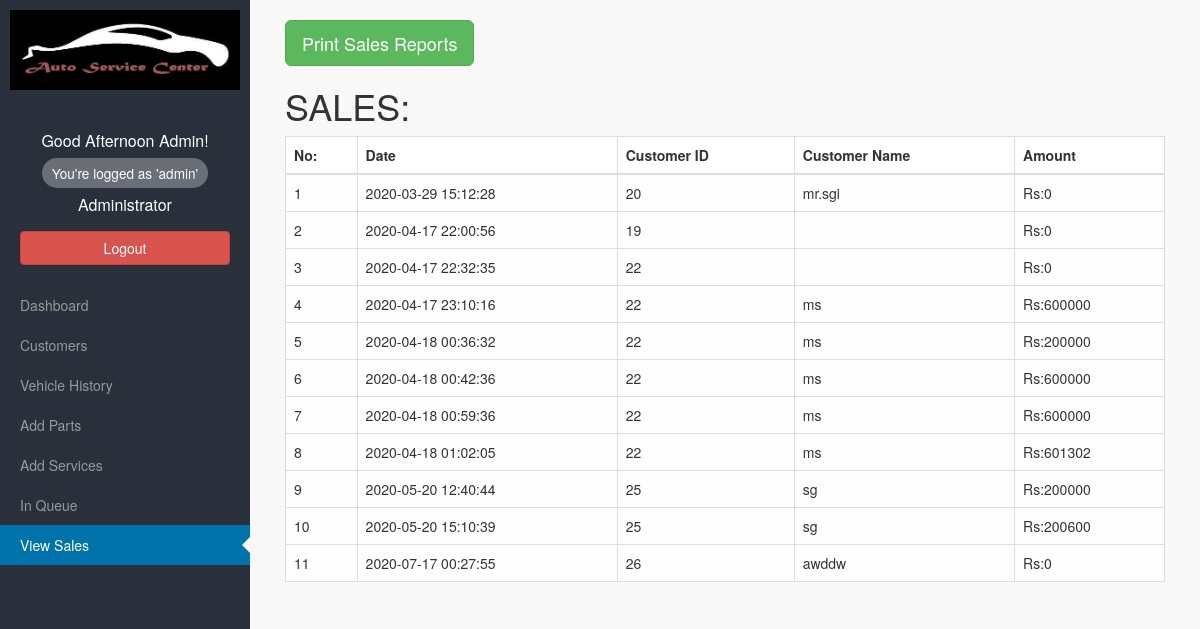
The page /auto/sales.php (signed in) on the database its author committed.
### tables this page shows
CREATE TABLE IF NOT EXISTS `sales` (
  `id` int(20) NOT NULL AUTO_INCREMENT,
  `date` datetime NOT NULL,
  `customer_id` int(20) NOT NULL,
  `customer_name` varchar(100) NOT NULL,
  `amount` int(50) NOT NULL,
  PRIMARY KEY (`id`)
);

### auto/sales.php (the view, shortened to what this page needs)
 <?php require_once 'header.php'; ?>
        <?php require_once 'sidebar.php'; ?>
        <div id="page-content-wrapper">
            <div class="container-fluid">
                <div class="row">
           <div class="col-md-12">
						<a href="report.php" class="btn btn-lg btn-success">Print Sales Reports</a>
                       <?php
									$sql1= "SELECT * FROM sales";
									$arr1=mysqli_query($con,$sql1);
									$arrr = mysqli_fetch_all($arr1);
                                  $no=count($arrr);
                                  if($no==0) : ?>
                                  <h3>No Records Found</h1>
                                <?php else: ?>
                                  <h1>SALES:</h1>
                                  <table class="table table-bordered">
                                   <thead>
                                  <tr>
                                    <th>No:</th>
                                    <th>Date</th>
                                    <th>Customer ID</th>
                                    <th>Customer Name</th>
                                    <th>Amount</th>
                                  </tr>
                                </thead>
                                <tbody>
                                <?php
                                $i=0;
                                while($i<$no)
                                {
                                  echo "<tr>
                                        <td>{$arrr[$i][0]}</td>
                                        <td>{$arrr[$i][1]}</td>
                                        <td>{$arrr[$i][2]}</td>
                                        <td>{$arrr[$i][3]}</td>
										<td>Rs:{$arrr[$i][4]}</td>
                                        </tr>";
                                  $i++;
                                }
                                ?>
                                </tbody>
                                </table>
                              </div>
            <?php endif; ?>
        </div>
    </div>
<?php require_once 'footer.php'; ?>

### auto/header.php (shortened to what this page needs)
<!DOCTYPE html>
<html lang="en">
<head>
    <link href="css/bootstrap.min.css" rel="stylesheet">
    <link href="css/bootstrap-datetimepicker.css" rel="stylesheet">
    <link href="css/main.css" rel="stylesheet">
    <link href="css/simple-sidebar.css" rel="stylesheet">
</head>
<body>
    <div id="wrapper" class="toggled">

### auto/sidebar.php (shortened to what this page needs)
<?php
$Hour = date('G');
if ( $Hour >= 5 && $Hour <= 11 ) {
    $greeting = "Good Morning";
} else if ( $Hour >= 12 && $Hour <= 18 ) {
    $greeting = "Good Afternoon";
} else if ( $Hour >= 19 || $Hour <= 4 ) {
    $greeting = "Good Evening";
}
$user = $_SESSION['user'];
?>
        <div id="sidebar-wrapper">
            <ul class="sidebar-nav">
                <li class="sidebar-brand">
                    <a href="#">
                        <div class="logo"></div>
                    </a>
                    <div id="logged-in-info">
                        <span><?php echo $greeting . ' ' . $user['fname']; ?>! <br> <small>You're logged as '<?php echo $user['username']; ?>'</small><br><?php echo $user['typename']; ?></span> <a class="btn btn-danger" href="do_logout.php" role="button">Logout</a>
                    </div>
                </li>
                <?php
                    echo '<li><a href="dashboard.php">Dashboard</a></li>';
                    if(in_array($user['typename'],['Administrator']))
                        echo '<li><a href="customer.php">Customers</a></li>';
                    if(in_array($user['typename'],['Administrator']))
                        echo '<li><a href="Vehicle-history.php">Vehicle History</a></li>';
                    if(in_array($user['typename'],['Administrator']))
                        echo '<li><a href="parts.php">Add Parts</a></li>';
                    if(in_array($user['typename'],['Administrator']))
                        echo '<li><a href="services.php">Add Services</a></li>';
				if(in_array($user['typename'],['Administrator']))
                        echo '<li><a href="inqueue.php">In Queue</a></li>';
					if(in_array($user['typename'],['Administrator']))
                        echo '<li><a href="sales.php">View Sales</a></li>';
                ?>
            </ul>
        </div>

### auto/footer.php (shortened to what this page needs)
    </div>
</body>
</html>

### auto/css/main.css (style rules this page uses)
body { background-color: #f8f8f8; }
.logo { background-image: url(../img/lg.jpg); width: 100%; min-height: 100px; background-size: contain; background-repeat: no-repeat; padding-top: 95px; padding-bottom: 10px; font-size: 13px; text-transform: uppercase; text-align: center; }
#logged-in-info { color:#FFF; text-indent: 0; line-height: 2; text-align: center; padding: 10px; }
#logged-in-info small { background: #ffffff4d; padding: 5px 10px; border-radius: 32px; }
#logged-in-info span { display:block; padding-bottom: 10px; font-size: 16px; }
#logged-in-info a { color:inherit; }
.table { background: #fefefe; }
.table thead { background: #FFF; }
.table tbody tr { transition: background-color 0.5s ease; }

### auto/css/simple-sidebar.css (style rules this page uses)
body { overflow-x: hidden; }
#wrapper { padding-left: 0; -webkit-transition: all 0.5s ease; -moz-transition: all 0.5s ease; -o-transition: all 0.5s ease; transition: all 0.5s ease; }
#wrapper.toggled { padding-left: 250px; }
#sidebar-wrapper { z-index: 1000; position: fixed; left: 250px; width: 0; height: 100%; margin-left: -250px; overflow-y: auto; background: #292f3b; -webkit-transition: all 0.5s ease; -moz-transition: all 0.5s ease; -o-transition: all 0.5s ease; transition: all 0.5s ease; }
#wrapper.toggled #sidebar-wrapper { width: 250px; }
#page-content-wrapper { width: 100%; position: absolute; padding: 15px; }
#wrapper.toggled #page-content-wrapper { position: absolute; margin-right: -250px; }
.sidebar-nav { position: absolute; top: 0; width: 250px; margin: 0; padding: 0; list-style: none; }
.sidebar-nav li { text-indent: 20px; line-height: 40px; }
.sidebar-nav li a { display: block; text-decoration: none; color: #999999; }
.sidebar-nav li .current, .sidebar-nav li .current:hover { background: #0073aa; color: #fff; }
.sidebar-nav li .current:after { right: 0; border: 8px solid transparent; content: " "; height: 0; width: 0; position: absolute; pointer-events: none; border-right-color: #f8f8f8; margin-top: 12px; }
.sidebar-nav > .sidebar-brand { font-size: 18px; line-height: 60px; box-sizing: border-box; padding: 10px; }
.sidebar-nav > .sidebar-brand a { color: #999999; }
@media (min-width:768px) { #wrapper { padding-left: 0; } }
@media (min-width:768px) { #wrapper.toggled { padding-left: 250px; } }
@media (min-width:768px) { #sidebar-wrapper { width: 0; } }
@media (min-width:768px) { #wrapper.toggled #sidebar-wrapper { width: 250px; } }
@media (min-width:768px) { #page-content-wrapper { padding: 20px; position: relative; } }
@media (min-width:768px) { #wrapper.toggled #page-content-wrapper { position: relative; margin-right: 0; } }

### rows shown on the page
sales: id "1", date "2020-03-29 15:12:28", customer "20", customer_name "mr.sgi", amount "0"
sales: id "2", date "2020-04-17 22:00:56", customer "19", amount "0"
sales: id "3", date "2020-04-17 22:32:35", customer "22", amount "0"
sales: id "4", date "2020-04-17 23:10:16", customer "22", customer_name "ms", amount "600000"
sales: id "5", date "2020-04-18 00:36:32", customer "22", customer_name "ms", amount "200000"
sales: id "6", date "2020-04-18 00:42:36", customer "22", customer_name "ms", amount "600000"
sales: id "7", date "2020-04-18 00:59:36", customer "22", customer_name "ms", amount "600000"
sales: id "8", date "2020-04-18 01:02:05", customer "22", customer_name "ms", amount "601302"
sales: id "9", date "2020-05-20 12:40:44", customer "25", customer_name "sg", amount "200000"
sales: id "10", date "2020-05-20 15:10:39", customer "25", customer_name "sg", amount "200600"
sales: id "11", date "2020-07-17 00:27:55", customer "26", customer_name "awddw", amount "0"

### other values the page prints
$greeting "Good Afternoon"
$user['fname'] "Admin"
$user['username'] "admin"
$user['typename'] "Administrator"
